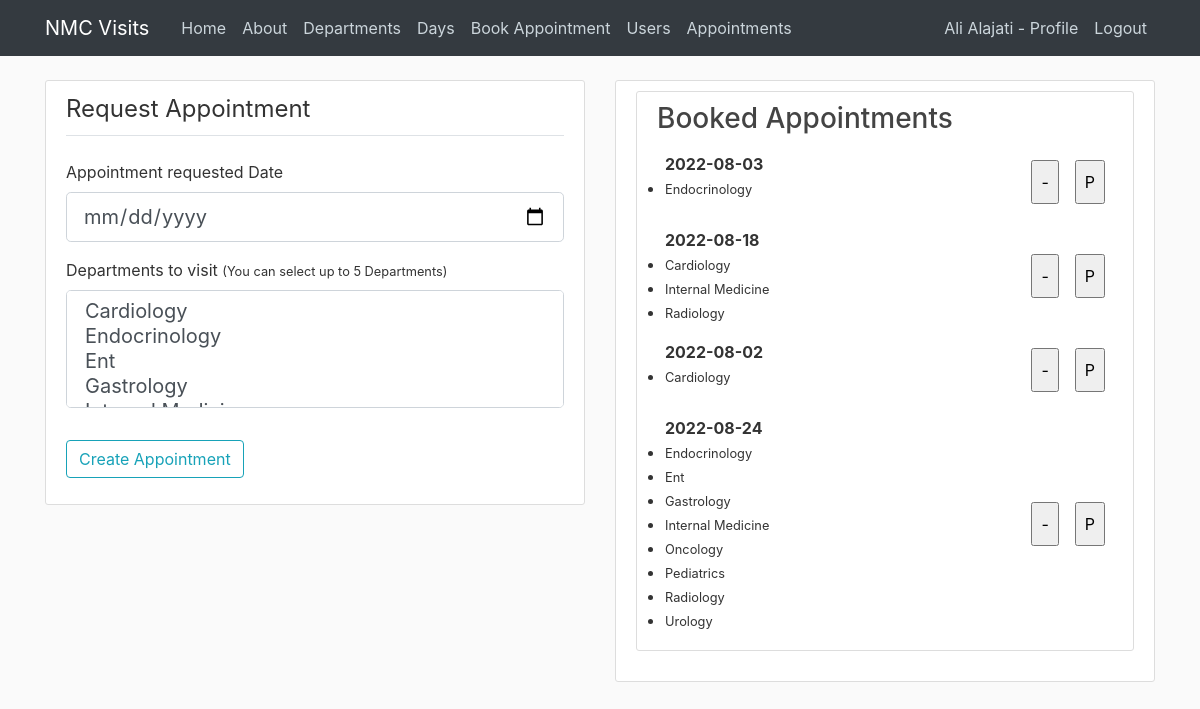
The app's page /createAppointment (signed in) with its own data.
### nmcvisits/models.py (models this page shows, shortened)
class User(db.Model, UserMixin):
    id = db.Column(db.Integer, primary_key=True)
    username = db.Column(db.String(100), nullable=False)
    email = db.Column(db.String(100), unique=True, nullable=False)
    password = db.Column(db.String(), nullable=False)
    company = db.Column(db.String())
    jobTitle = db.Column(db.String())
    phone = db.Column(db.String())
    imageFile = db.Column(db.String(20), nullable=False, default='default.jpg')
    role = db.Column(db.String(20), nullable=False, default="Visitor")
    notes = db.Column(db.String(300))
    appointments = db.relationship('Appointment', backref='visitor', lazy=True)

class Departments(db.Model):
    id = db.Column(db.Integer, primary_key=True)
    departmentName = db.Column(db.String(50), nullable=False)

### nmcvisits/routes.py (the view, shortened to what this page needs)
@app.route("/createAppointment", methods=["POST", "GET"])
@login_required
def createAppointment():
    form = CreateAppointment()
    appointments = []
    rows = Appointment.query.filter_by(visitor_id=current_user.id)
    for row in rows:
        entry={}
        entry["appointmentDate"] = row.appointmentDate.date()
        entry['appointment_id'] = row.id
        dpts = VisitedDepartments.query.filter_by(appointment_id=row.id)
        listOfDpts = []
        for dpt in dpts:
            name = Departments.query.filter_by(id=dpt.department_id).first()
            listOfDpts.append(name.departmentName)
        entry["departments"] = listOfDpts
        appointments.append(entry)
    return render_template("createAppointment.html", sidebar = 6, form=form, appointments=appointments)

### nmcvisits/forms.py (shortened to what this page needs)
class CreateAppointment(FlaskForm):
    appointmentDate = DateField("Appointment requested Date", validators=[DataRequired()])
    department = SelectMultipleField("Departments to visit", validators=[DataRequired()], choices=getDepartments)
    submit = SubmitField('Create Appointment')

### nmcvisits/helpers.py (called while the page is built)
def getDepartments():
    departments = []
    for row in Departments.query.all():
        departments.append(row.departmentName)
        departments.sort()
    return departments

### nmcvisits/models.py (called while the page is built)
@login_manager.user_loader
def load_user(user_id):
    return User.query.get(int(user_id))

### nmcvisits/templates/createAppointment.html (shortened to what this page needs)
{% extends "layout.html" %}
{% block body %}
    <div class="content-section">
        <form method="Post" action="">
            <fieldset class="form-group">
                <legend class="border-bottom mb-4 pb-2">Request Appointment</legend>
                <div class="form-group">
                    {{ form.appointmentDate.label(class="form-control-label") }}
                    {% if form.appointmentDate.errors %}
                        {{ form.appointmentDate(class="form-control form-control-lg is-invalid") }}
                        <div class="invalid-feedback">
                            {% for error in form.appointmentDate.errors %}
                                <span>{{ error }}</span>
                            {% endfor %}
                        </div>
                    {% else %}
                        {{ form.appointmentDate(class="form-control form-control-lg") }}
                    {% endif %}
                </div>
                <div class="form-group">
                    {{ form.department.label(class="form-control-label") }}
                    <small class="muted">(You can select up to 5 Departments)</small>
                    {% if form.department.errors %}
                        {{ form.department(class="form-control form-control-lg is-invalid") }}
                        <div class="invalid-feedback">
                            {% for error in form.department.errors %}
                                <span>{{ error }}</span>
                            {% endfor %}
                        </div>
                    {% else %}
                        {{ form.department(class="form-control form-control-lg") }}
                    {% endif %}
                </div>
            </fieldset>
            <div class="form-group">
                {{ form.submit(class="btn btn-outline-info") }}
            </div>
        </form>
    </div>
{% endblock %}
{% block side %}
<div class="content-section">
    {% if appointments %}
    <h3>Booked Appointments</h3>
        <ul class="list-group">
            {% for appointment in appointments %}
                    <div class="d-flex flex-fill flex-row align-content-stretch p-2">
                            <div class="align-self-stretch align-items-center">
                                <li class="d-flex align-content-stretch"><strong>{{appointment.appointmentDate}}</strong></li>
                                {% for dpt in appointment.departments %}
                                    <li>
                                        <small>{{dpt}}</small>
                                    </li>
                                {% endfor %}
                            </div>
                            <div class="d-flex ml-auto align-content-end align-items-center">
                                <form class="d-flex flex-fill flex-row p-2" method="Post" action="{{url_for('deleteAppointment')}}">
                                    <input class="p-2" type="submit" name="submitbutton" id="submitbutton" value="-">
                                </form>
                                <form action="{{url_for('printAppointment')}}" method="Post">
                                    <input class="p-2 ml-2" type="submit" value="P">
                                </form>
                            </div>
                    </div>
            {% endfor %}
        </ul>
</div>
{% else %}
<h3>No Booked Appointments</h3>
{% endif %}
{% endblock %}

### nmcvisits/templates/layout.html (shortened to what this page needs)
<!DOCTYPE html>
<html>
<head>
    <link rel="stylesheet" href="https://maxcdn.bootstrapcdn.com/bootstrap/4.0.0/css/bootstrap.min.css">
    <link rel="stylesheet" type="text/css" href="{{ url_for('static', filename='styles.css') }}">
</head>
<body>
    <header class="site-header">
      <nav class="navbar navbar-expand-md navbar-dark bg-dark fixed-top">
        <div class="container">
          <a class="navbar-brand mr-4" href="/">NMC Visits</a>
          <div class="collapse navbar-collapse" id="navbarToggle">
            <div class="navbar-nav mr-auto">
              <a class="nav-item nav-link" href="{{ url_for('home') }}">Home</a>
              <a class="nav-item nav-link" href="{{ url_for('about') }}">About</a>
              <a class="nav-item nav-link" href="{{ url_for('departments') }}">Departments</a>
              <a class="nav-item nav-link" href="{{ url_for('allowedDaysToVisit') }}">Days</a>
              <a class="nav-item nav-link" href="{{ url_for('createAppointment') }}">Book Appointment</a>
              <a class="nav-item nav-link" href="{{ url_for('users') }}">Users</a>
              <a class="nav-item nav-link" href="{{ url_for('appointments') }}">Appointments</a>
            </div>
            <div class="navbar-nav">
              {% if current_user.is_authenticated %}
              <a class="nav-item nav-link" href="{{ url_for('profile') }}">{{current_user.username}} - Profile</a>
              <a class="nav-item nav-link" href="{{ url_for('logout') }}">Logout</a>
              {% else %}
              <a class="nav-item nav-link" href="{{ url_for('login') }}">Login</a>
              <a class="nav-item nav-link" href="{{ url_for('register') }}">Register</a>
              {% endif %}
            </div>
          </div>
        </div>
      </nav>
    </header>
    <main role="main" class="container">
      <div class="row">
        {% if sidebar %}
        <div class="col-md-{{12-sidebar}}">
        {% else %}
        <div class="col-md-12">
        {% endif %}
          {% block body %}
          {% endblock %}
        </div>
        {% if sidebar %}
        <div class="col-md-{{sidebar}}">
          <div class="content-section">
            {% block side %}
            {% endblock %}
          </div>
        </div>
        {% endif %}
      </div>
    </main>
</body>
</html>

### nmcvisits/static/styles.css (style rules this page uses)
body { background: #fafafa; color: #333333; margin-top: 5rem; }
h1, h2, h3, h4, h5, h6 { color: #444444; }
.site-header .navbar-nav .nav-link { color: #cbd5db; }
.content-section { background: #ffffff; padding: 10px 20px; border: 1px solid #dddddd; border-radius: 3px; margin-bottom: 20px; }

### records on screen
User: username "Ali Alajati"
Departments: departmentName "Endocrinology"
Departments: departmentName "Cardiology"
Departments: departmentName "Internal Medicine"
Departments: departmentName "Radiology"
Departments: departmentName "Ent"
Departments: departmentName "Gastrology"
Departments: departmentName "Oncology"
Departments: departmentName "Pediatrics"
Departments: departmentName "Urology"

### other values on screen
{{ appointment.appointmentDate }} "2022-08-03" "2022-08-18" "2022-08-02" "2022-08-24"
